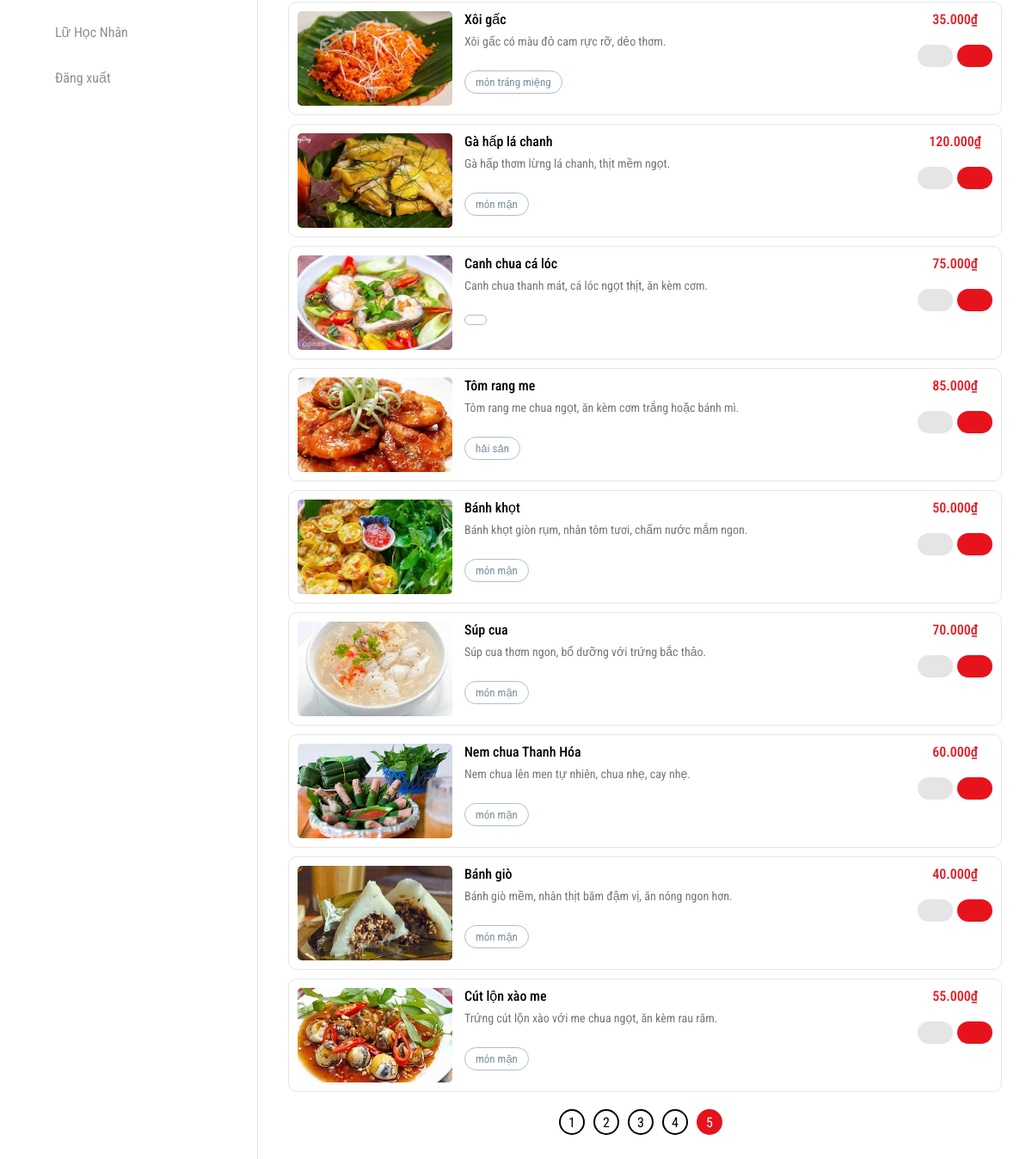
/adminproduct.php?page=5 (lower part), run on an earlier commit of the app's database.
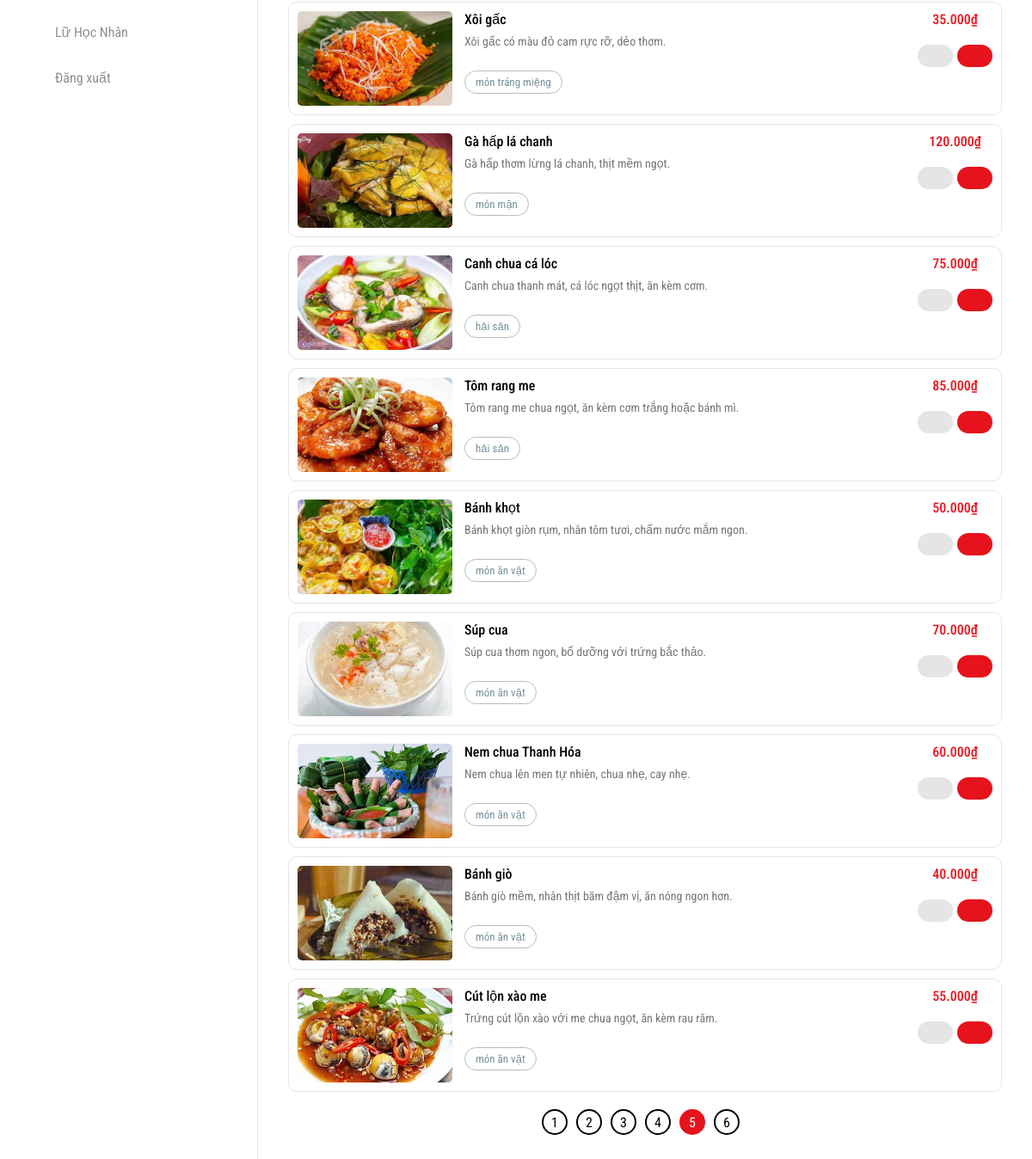
And on a later commit of the database.
### tables this page shows
CREATE TABLE `sanpham` (
  `ID` int(11) NOT NULL,
  `Name` varchar(255) NOT NULL,
  `Image` varchar(255) NOT NULL,
  `Price` int(255) NOT NULL,
  `Describtion` varchar(255) NOT NULL,
  `Type` enum('món chay','món mặn','món lẩu','món ăn vặt','món tráng miệng','nước uống','hải sản') NOT NULL,
  `Visible` tinyint(1) NOT NULL DEFAULT 1
);

### adminproduct.php (the view, shortened to what this page needs)
<!DOCTYPE html>
<html lang="en">
  <head>
    <link rel="stylesheet" href="https://cdn.jsdelivr.net/npm/bootstrap@4.6.2/dist/css/bootstrap.min.css" />
    <link rel="stylesheet" href="assets/font-awesome-pro-v6-6.2.0/css/all.min.css" />
    <link rel="stylesheet" href="admin/css/style.css" />
    <link rel="stylesheet" href="assets/css/base.css" />
    <link rel="stylesheet" href="assets/css/admin.css" />
  </head>
  <body>
    <?php include_once "includes/headeradmin.php"; ?>
    <div class="admin-product">
      <div id="default-product-list" class="show-product">
        <div class="row">
          <?php
          include "./connect.php";
          $limit = 12;
          $page = isset($_GET['page']) ? (int)$_GET['page'] : 1;
          $start = ($page - 1) * $limit;
          $total_query = "SELECT COUNT(*) AS total FROM sanpham";
          $total_result = mysqli_query($conn, $total_query);
          $total_row = mysqli_fetch_assoc($total_result);
          $total_products = $total_row['total'];
          $total_pages = ceil($total_products / $limit);
          $sql = "SELECT * FROM sanpham LIMIT $start, $limit";
          $result = mysqli_query($conn, $sql);
          while ($row = mysqli_fetch_array($result)) {
          ?>
            <div class="col-12">
              <div class="list" data-id="<?= $row['ID']; ?>">
                <div class="list-left">
                  <img src="<?php echo $row['Image']; ?>" alt="<?php echo $row['Name']; ?>" />
                  <div class="list-info">
                    <h4><?php echo $row['Name']; ?></h4>
                    <p><?php echo $row['Describtion']; ?></p>
                    <div class="list-category"><?php echo $row['Type']; ?></div>
                  </div>
                </div>
                <div class="list-right">
                  <div class="list-price"><?php echo $row['Price'] . ".000₫"; ?></div>
                  <div class="list-control">
                    <div class="list-tool">
                      <a href="adminchangeproduct.php?id=<?= $row['ID']; ?>" class="btn-edit">
                        <i class="fa-light fa-pen-to-square"></i>
                      </a>
                      <button class="btn-delete" onclick="confirmDelete(<?= $row['ID']; ?>)">
                        <i class="fa-regular fa-trash"></i>
                      </button>
                    </div>
                  </div>
                </div>
              </div>
            </div>
          <?php } ?>
        </div>
        <div class="Pagination">
          <div class="container">
            <ul>
              <?php
              for ($i = 1; $i <= $total_pages; $i++) {
                $active_class = ($i == $page) ? 'trang-chinh' : '';
                echo '<li><a href="?page=' . $i . '" class="inner-trang ' . $active_class . '">' . $i . '</a></li>';
              }
              ?>
            </ul>
          </div>
        </div>
      </div>
    </div>
  </body>
</html>

What changed in the data, as far as the page shows it:
changed sanpham "Canh chua cá lóc": Type (not shown) → "hải sản"
changed sanpham "Bánh khọt": Type "món mặn" → "món ăn vặt"
changed sanpham "Súp cua": Type "món mặn" → "món ăn vặt"
changed sanpham "Nem chua Thanh Hóa": Type "món mặn" → "món ăn vặt"
changed sanpham "Bánh giò": Type "món mặn" → "món ăn vặt"
changed sanpham "Cút lộn xào me": Type "món mặn" → "món ăn vặt"
Also different on the page:
new list line: "6"
